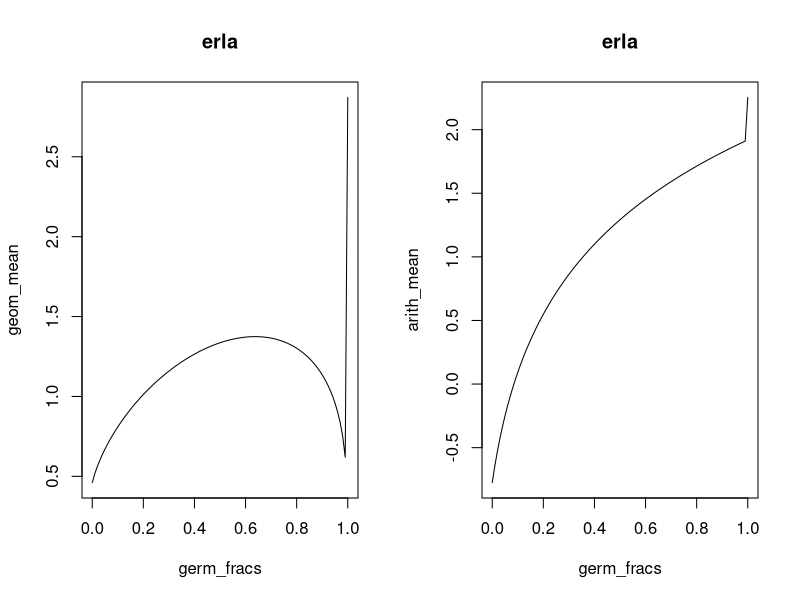

This chart was generated by the following R code:
####################################################################
##  wintann_pop_model.R: simulates long term population dynamics  ##
##  of species in a Sonoran Desert winter annual plant community. ##
##  The model is a generic annual plant model with seedbank.      ##
####################################################################

# Clear the workspace
rm(list=ls(all.names = TRUE))

# Load some libraries
library(plyr)
library(reshape2)
library(ggthemes)
library(ggplot2)

do_species <- "erla"

####
####  ANNUAL PLANT POPULATION MODEL -- DENSITY-INDEPENDENT
####
# From Gremer and Venable 2014 (Ecology Letters)
project_popmod <- function(seed_surv_old, seed_surv_new, seeds_per_seedling, 
                           germination_frac, nongerm_seed_surv)
{
  pgr <- seeds_per_seedling*germination_frac*seed_surv_new + nongerm_seed_surv*seed_surv_old*(1-germination_frac)
}



####
####  READ IN ANNUAL PLANT DATA
####
species_year_data <- read.csv("../data/species_x_year.csv")
single_spp_data <- subset(species_year_data, species==do_species)



####
####  SIMULATE LONG-TERM PER CAPITA GROWTH RATE
####
single_spp_data <- subset(single_spp_data, germ.fraction!="." & lxbx!=".")
seeds_per_seedling_vec <- as.numeric(as.character(single_spp_data$lxbx))
seed_surv_new <- 0.153
seed_surv_old <- 0.56
nongerm_seed_surv <- 0.823
germination_frac_vec <- as.numeric(as.character(single_spp_data$germ.fraction))
iters <- 1000
pgr <- numeric(iters)
germ_fracs <- seq(0,1,0.01)
geom_mean <- numeric(length(germ_fracs))
arith_mean <- numeric(length(germ_fracs))
count <- 1
gm_mean = function(x, na.rm=TRUE){
  exp(sum(log(x[x > 0]), na.rm=na.rm) / length(x))
}
random_years <- sample(c(1:length(seeds_per_seedling_vec)), iters, replace = TRUE)
for(germ in germ_fracs){
  for(t in 1:iters){
    randyr <- random_years[t]
    pgr[t] <- project_popmod(seed_surv_old = seed_surv_old, 
                             seed_surv_new = seed_surv_new, 
                             seeds_per_seedling = seeds_per_seedling_vec[randyr],
                             germination_frac = germ,
                             nongerm_seed_surv = nongerm_seed_surv)
  }
  geom_mean[count] <- gm_mean(pgr)
  arith_mean[count] <- log(mean(pgr[pgr>0]))
  count <- count+1
}

par(mfrow=c(1,2))
plot(germ_fracs, geom_mean, type="l", main=do_species)
plot(germ_fracs, arith_mean, type="l", main=do_species)
